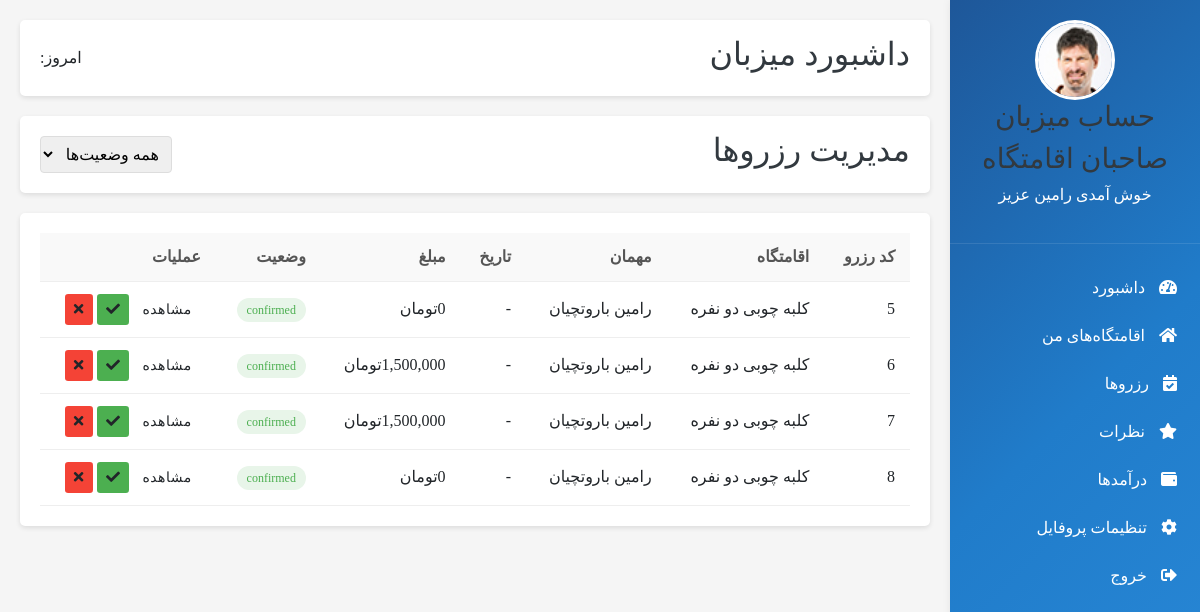
The page /admin-panel/bookig_list/ (signed in) on the database as committed earlier.
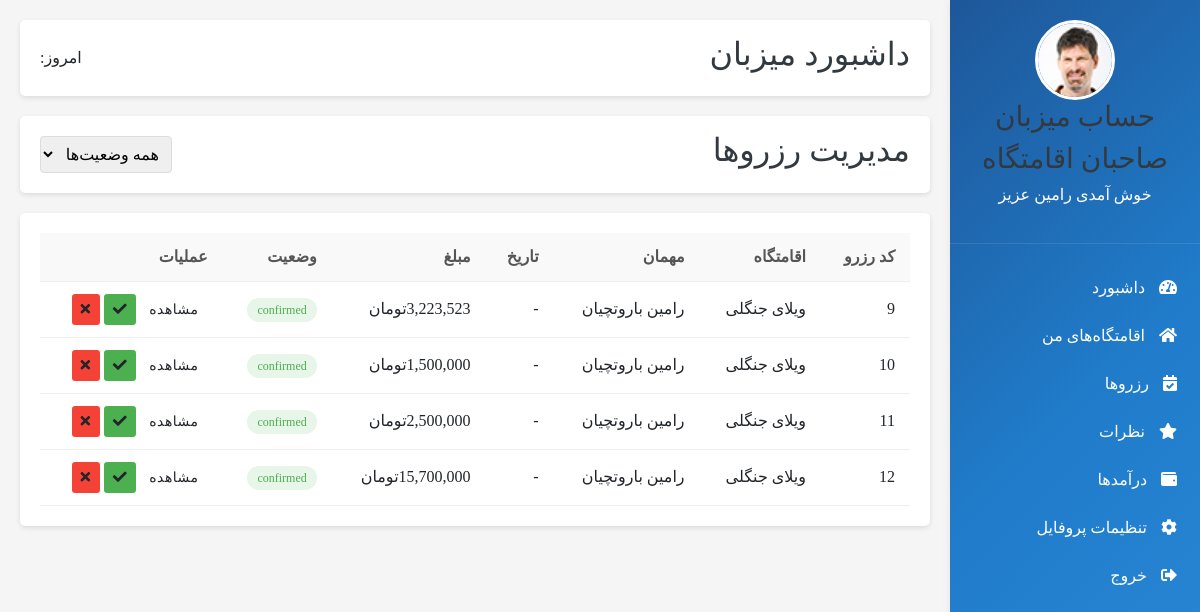
The same page on the database as committed later.
### booking/models.py (models this page shows, shortened)
class Booking(models.Model):
    user = models.ForeignKey(User, on_delete=models.CASCADE, verbose_name='کاربر')
    eghamat = models.ForeignKey(Eghamatgah, on_delete=models.CASCADE, verbose_name='اقامتگاه')
    check_in = models.DateField(verbose_name='تاریخ ورود', null=True, blank=True)
    check_out = models.DateField(verbose_name='تاریخ خروج', null=True, blank=True)
    persons = models.PositiveIntegerField(verbose_name='تعداد نفرات')
    created_at = models.DateTimeField(auto_now_add=True)
    status = models.CharField(max_length=20, choices=[('pending', 'در انتظار'), ('confirmed', 'تایید شده'), ('cancelled', 'لغو شده')], default='pending')
    total_price = models.DecimalField(max_digits=10, decimal_places=0, null=True, blank=True)
    class Meta:
        verbose_name = 'رزرو'
        verbose_name_plural = 'همه رزروها'

### eghamatgah/models.py (models this page shows, shortened)
class Eghamatgah(models.Model):
    type = (
        ('villa', 'ویلا'),
        ('aparteman', 'آپارتمان'),
        ('khanebagh', 'خانه باغ'),
        ('kolbe', 'کلبه'),
    )
    Ecategory = models.ManyToManyField(Eghamatgah_Category, blank=True, related_name='categories', verbose_name='دسته بندی')
    seller = models.ForeignKey(Seller,on_delete=models.CASCADE, related_name='seller', verbose_name='فروشنده')
    title = models.CharField(max_length=100, verbose_name='عنوان اقامتگاه')
    eghamat_type= models.CharField(max_length=100, choices=type, verbose_name='نوع اقامتگاه')
    ostan = models.CharField(max_length=20, verbose_name='استان')
    shahr = models.CharField(max_length=20, verbose_name='شهر')
    address = models.CharField(max_length=300, verbose_name='آدرس کامل')
    tedad_otagh = models.PositiveIntegerField(null=True, verbose_name='تعداد اتاق')
    metrazh = models.PositiveIntegerField(null=True, verbose_name='متراژ')
    zarfiat = models.PositiveIntegerField(null=True, verbose_name='ظرفیت')
    zarfiat_extra = models.DecimalField(max_digits=10,decimal_places=2, default=0, verbose_name='تعداد نفرات اضافه')
    gheymat_har_shab = models.IntegerField(null=True, verbose_name='قیمت هر شب')
    time_voroud = models.TimeField(null=True, verbose_name='تایم ورود')
    time_khorouj = models.TimeField(null=True, verbose_name='تایم خروج')
    description = models.CharField(max_length=200, verbose_name='توضیحات تکمیلی')
    wifi = models.BooleanField(default=False, verbose_name='اینترنت وای فای')
    parking = models.BooleanField(default=False, verbose_name='پارکینگ')
    pool = models.BooleanField(default=False, verbose_name='استخر')
    kitchen = models.BooleanField(default=False, verbose_name='آشپزخانه')
    tv = models.BooleanField(default=False, verbose_name='تلویزیون')
    image = models.ImageField(upload_to='media',default='', verbose_name='تصویر1')
    image2 = models.ImageField(upload_to='media',default='', verbose_name='تصویر2')
    image3 = models.ImageField(upload_to='media',default='', verbose_name='تصویر3')
    image4 = models.ImageField(upload_to='media',default='', verbose_name='تصویر4')
    image5 = models.ImageField(upload_to='media',default='', verbose_name='تصویر5')
    video = models.FileField(
        upload_to='videos',
        null=True,
        blank=True,
        validators=[FileExtensionValidator(allowed_extensions=['mp4', 'mov', 'avi'])],
        verbose_name='ویدیو'
    )
    aparat_video_id = models.CharField(max_length=100, null=True, blank=True)
    created_at = models.DateTimeField(auto_now_add=True)
    class Meta:
        verbose_name = 'مشخصات اقامتگاه'
        verbose_name_plural = 'مشخصات اقامتگاه ها'

### user_account/models.py (models this page shows, shortened)
class User(AbstractUser):
    user_number = models.CharField(max_length=50, null=True, verbose_name='شماره تماس')
    verification_code = models.CharField(max_length=6, null=True, blank=True)
    avatar = models.ImageField(upload_to='media', default='', null=True, verbose_name='آواتار')
    class Meta:
        verbose_name = 'کاربر'
        verbose_name_plural = 'کاربران'

### seller_admin_panel/views.py (the view)
@method_decorator(permission_checker_decorator_factory(), name='dispatch')
class booking_eghamat(ListView):
    model = Booking
    paginate_by = 12
    template_name = 'booking/booking.html'
    def get_context_data(self, *args, **kwargs):
        context = super(booking_eghamat, self).get_context_data(*args, **kwargs)
        return context
    def get_queryset(self):
        query = super(booking_eghamat, self).get_queryset()
        return query

### polls/templatetags/poll_extras.py (called while the page is built)
@register.filter(name='three_digits_currency')
def three_digits_currency(value:int):
    return '{:,}'.format(value) + 'تومان'

@register.filter
def to_jalali(value):
    if not value:
        return ""
    try:
        return JalaliDate(value).strftime('%Y/%m/%d')
    except Exception:
        return value

@register.simple_tag
def today_jalali():
    return JalaliDate.today().strftime('%Y/%m/%d')

### utils/my_decoretors.py (called while the page is built)
def permission_checker_decorator_factory(data=None):
    def permission_checker_decorator(func):
        def wrapper(request: HttpRequest, *args, **kwargs):
            print(data)
            if request.user.is_authenticated and request.user.is_superuser:
                return func(request, *args, **kwargs)
            else:
                return redirect(reverse('login_page'))
        return wrapper
    return permission_checker_decorator

### seller_admin_panel/templates/booking/booking.html (shortened to what this page needs)
{% extends 'base/seller_dashboard.html' %}
{% load poll_extras %}
{% block admin_content %}
        <div class="dashboard-header">
            <h2>داشبورد میزبان</h2>
            <div>
                <span>امروز: {% today_jalali %}</span>
            </div>
        </div>
        <div>
            <div class="dashboard-header">
                <h2>مدیریت رزروها</h2>
                <div>
                    <select style="padding: 8px; border-radius: 4px; border: 1px solid #ddd;">
                        <option>همه وضعیت‌ها</option>
                    </select>
                </div>
            </div>
            <div class="recent-bookings">
                <table>
                    <thead>
                        <tr>
                            <th>کد رزرو</th>
                            <th>اقامتگاه</th>
                            <th>مهمان</th>
                            <th>تاریخ</th>
                            <th>مبلغ</th>
                            <th>وضعیت</th>
                            <th>عملیات</th>
                        </tr>
                    </thead>
                    <tbody>
                    {% for booking in object_list %}
                        <tr>
                            <td>{{booking.id}}</td>
                            <td>{{ booking.eghamat.title}}</td>
                            <td>{{ booking.user.first_name }} {{ booking.user.last_name }}</td>
                            <td>{{booking.check_in|to_jalali}} - {{booking.check_out|to_jalali}}</td>
                            <td>{{booking.total_price|three_digits_currency}}</td>
                            <td><span class="status-confirmed">{{ booking.status}}</span></td>
                            <td>
                                <a href="#" class="btn btn-sm">مشاهده</a>
                                <a href="#" class="btn btn-sm" style="background: #4caf50;"><i class="fas fa-check"></i></a>
                                <a href="#" class="btn btn-sm" style="background: #f44336;"><i class="fas fa-times"></i></a>
                            </td>
                        </tr>
                    {% endfor %}
                    </tbody>
                </table>
            </div>
        </div>
{% endblock %}

Rows that differ between the two databases and show on the page:
removed Booking: id "5", eghamat "کلبه چوبی دو نفره", user.first_name "رامین", user.last_name "باروتچیان", total_price|three_digits_currency "0تومان", status "confirmed"
removed Booking: id "6", eghamat "کلبه چوبی دو نفره", user.first_name "رامین", user.last_name "باروتچیان", total_price|three_digits_currency "1,500,000تومان", status "confirmed"
removed Booking: id "7", eghamat "کلبه چوبی دو نفره", user.first_name "رامین", user.last_name "باروتچیان", total_price|three_digits_currency "1,500,000تومان", status "confirmed"
removed Booking: id "8", eghamat "کلبه چوبی دو نفره", user.first_name "رامین", user.last_name "باروتچیان", total_price|three_digits_currency "0تومان", status "confirmed"
added Booking: id "9", eghamat "ویلای جنگلی", user.first_name "رامین", user.last_name "باروتچیان", total_price|three_digits_currency "3,223,523تومان", status "confirmed"
added Booking: id "10", eghamat "ویلای جنگلی", user.first_name "رامین", user.last_name "باروتچیان", total_price|three_digits_currency "1,500,000تومان", status "confirmed"
added Booking: id "11", eghamat "ویلای جنگلی", user.first_name "رامین", user.last_name "باروتچیان", total_price|three_digits_currency "2,500,000تومان", status "confirmed"
added Booking: id "12", eghamat "ویلای جنگلی", user.first_name "رامین", user.last_name "باروتچیان", total_price|three_digits_currency "15,700,000تومان", status "confirmed"
